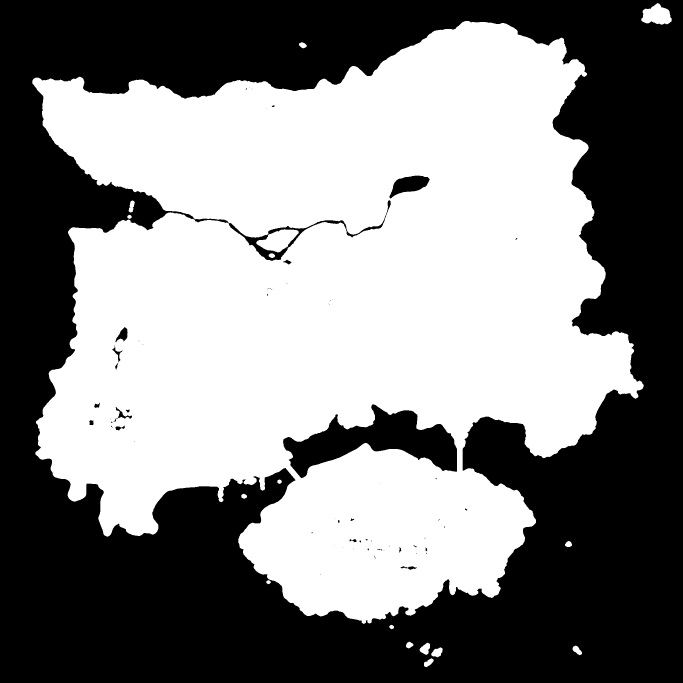
#> input picture data/masks/erangel_mask.png, 2048 x 2048 px (shown at 1/3 size)
$ python terrain_mask_generator.py -i data/masks/erangel_mask.png
#> lines starting #> are read from the running program, lines starting #| are printed output that depends on the picture; after the words box and inside, x2 and y2 are one past the last pixel; in counts of white or black regions, pixels touching at a corner belong together
#> in main, img is the input picture: shape (2048, 2048, 3); 51.4% white; 67 black regions (44 under 20 px), largest, box (x1, y1, x2, y2) and area: (0, 0, 2048, 2048) 1981764, (849, 1213, 1371, 1435) 50934, (1168, 527, 1289, 596) 4489
"""
BGMI Offline Multi-Stage Zone Predictor - Option 1: Terrain Mask Generator
Extracts a high-precision binary terrain mask from an Erangel map image using OpenCV and NumPy.
Walkable land is marked as 255 (white) and water bodies/oceans are marked as 0 (black).
"""

import os
import argparse
import numpy as np
import cv2


# [56 lines left out: function generate_synthetic_erangel_map, not called in this run]


def extract_terrain_mask(
    image: np.ndarray,
    blur_kernel: int = 5,
    morph_kernel_size: int = 7,
    erosion_iterations: int = 1,
    dilation_iterations: int = 2
) -> np.ndarray:
    """
    Extracts a binary terrain mask from the given map image.
    Walkable Land = 255 (White), Water/Ocean = 0 (Black).

    Processing Pipeline:
      1. Color Space Conversion (BGR -> HSV and RGB analysis)
      2. Water Color Thresholding (Hue range for ocean/rivers + RGB water dominance)
      3. Median Blur for pixel noise reduction
      4. Morphological Opening (removes tiny isolated water artifacts on land)
      5. Morphological Closing (closes small gaps across bridges and roads)
      6. Erosion & Dilation for clean coastline boundary delineation
    """
#> called with blur_kernel = 5, morph_kernel_size = 7, erosion_iterations = 1, dilation_iterations = 2
    h, w = image.shape[:2]
#> h = 2048; w = 2048
    print(f"[Terrain Mask] Processing image size: {w}x{h}...")
#> (printed output is left out)

    # Step 1: Color Space Conversion
    hsv = cv2.cvtColor(image, cv2.COLOR_BGR2HSV)
#> hsv: shape (2048, 2048, 3); mean H, S, V 0, 0, 130.9
    b_channel = image[:, :, 0].astype(np.int16)
    g_channel = image[:, :, 1].astype(np.int16)
    r_channel = image[:, :, 2].astype(np.int16)

    # Step 2: Multi-Criteria Water Thresholding
    # Criteria A: HSV blue/cyan spectrum (H in [85, 140], S >= 25, V >= 25)
    lower_hsv_water = np.array([85, 25, 25], dtype=np.uint8)
    upper_hsv_water = np.array([140, 255, 255], dtype=np.uint8)
    hsv_water_mask = cv2.inRange(hsv, lower_hsv_water, upper_hsv_water)
#> hsv_water_mask: shape (2048, 2048); every value is 0

    # Criteria B: Blue channel dominance (B > R + 15 and B > G - 10)
    rgb_water_condition = (b_channel > (r_channel + 15)) & (b_channel > (g_channel - 15))
    rgb_water_mask = np.where(rgb_water_condition, 255, 0).astype(np.uint8)

    # Combine water masks (Logical OR: marked as water if matching either signature)
    combined_water = cv2.bitwise_or(hsv_water_mask, rgb_water_mask)

    # Invert to obtain initial Land mask: Land = 255, Water = 0
    land_mask = cv2.bitwise_not(combined_water)
#> land_mask: shape (2048, 2048); every value is 255

    # Step 3: Noise Filtering
    if blur_kernel > 1:
        if blur_kernel % 2 == 0:
            blur_kernel += 1
        land_mask = cv2.medianBlur(land_mask, blur_kernel)

    # Step 4 & 5: Morphological Operations
    kernel = cv2.getStructuringElement(cv2.MORPH_ELLIPSE, (morph_kernel_size, morph_kernel_size))

    # Opening: removes false-positive land pixels in the middle of the sea (e.g. boats, glare)
    opened = cv2.morphologyEx(land_mask, cv2.MORPH_OPEN, kernel, iterations=1)

    # Closing: fills small holes and retains bridge connections across rivers
    closed = cv2.morphologyEx(opened, cv2.MORPH_CLOSE, kernel, iterations=1)

    # Step 6: Coastline Refinement (Erosion & Dilation)
    # Erode to eliminate ragged coastline artifacts, then Dilate to restore landmass contours
    eroded = cv2.erode(closed, kernel, iterations=erosion_iterations)
    dilated = cv2.dilate(eroded, kernel, iterations=dilation_iterations)

    # Ensure strictly binary 0 or 255 output
    _, final_mask = cv2.threshold(dilated, 127, 255, cv2.THRESH_BINARY)

    land_percentage = (np.count_nonzero(final_mask == 255) / (w * h)) * 100.0
#> land_percentage = 100
    print(f"[Terrain Mask] Extraction complete. Walkable land area: {land_percentage:.2f}%")
#| [Terrain Mask] Extraction complete. Walkable land area: 100.00%
    return final_mask


def save_terrain_mask(mask: np.ndarray, output_path: str, preview_path: str = None, original_image: np.ndarray = None):
    """
    Saves the final binary mask to disk and optionally exports a visual side-by-side preview.
    """
#> called with output_path = 'data/masks/erangel_mask.png', preview_path = 'outputs/erangel_mask_preview.png'
    os.makedirs(os.path.dirname(output_path) or '.', exist_ok=True)
    cv2.imwrite(output_path, mask)
    print(f"[Terrain Mask] Binary terrain mask saved to: {output_path}")

    if preview_path and original_image is not None:
        os.makedirs(os.path.dirname(preview_path) or '.', exist_ok=True)
        # Create 1024x1024 side-by-side comparison thumbnail
        preview_h = 1024
        aspect = original_image.shape[1] / original_image.shape[0]
#> aspect = 1
        preview_w = int(preview_h * aspect)
#> preview_w = 1024

        orig_thumb = cv2.resize(original_image, (preview_w, preview_h), interpolation=cv2.INTER_AREA)
        mask_bgr = cv2.cvtColor(cv2.resize(mask, (preview_w, preview_h), interpolation=cv2.INTER_NEAREST), cv2.COLOR_GRAY2BGR)
#> mask_bgr: shape (1024, 1024, 3); every value is 255

        # Highlight walkable land in semi-transparent green overlay on original
        overlay = orig_thumb.copy()
        green_tint = np.zeros_like(orig_thumb)
        green_tint[:, :] = [0, 220, 0]
        land_bool = mask_bgr[:, :, 0] > 127
#> land_bool: shape (1024, 1024) bool; every value is 1
        overlay[land_bool] = cv2.addWeighted(orig_thumb[land_bool], 0.6, green_tint[land_bool], 0.4, 0)
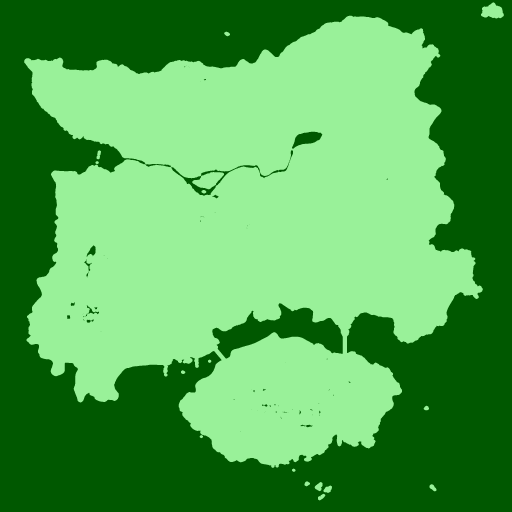
#> overlay: shape (1024, 1024, 3) (shown at 1/2 size); mean B, G, R 78.6, 166.6, 78.6

        side_by_side = np.hstack([orig_thumb, overlay, mask_bgr])
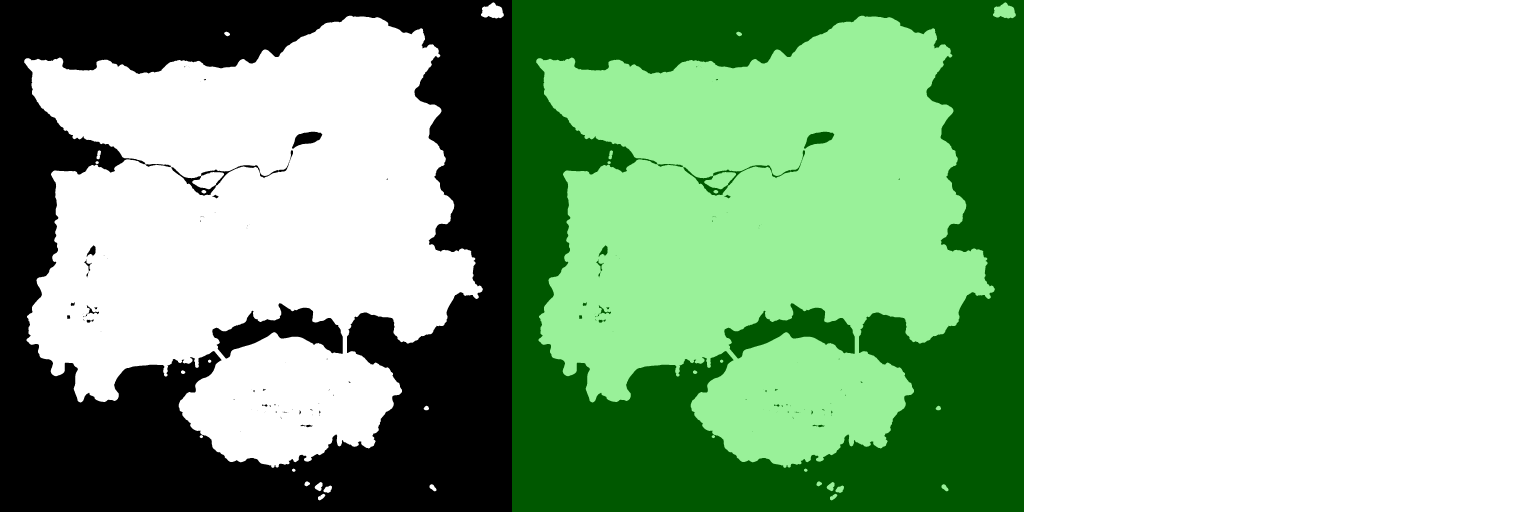
#> side_by_side: shape (1024, 3072, 3) (shown at 1/2 size); mean B, G, R 154.8, 184.2, 154.8
        cv2.imwrite(preview_path, side_by_side)
        print(f"[Terrain Mask] Visual preview saved to: {preview_path}")


def main():
    parser = argparse.ArgumentParser(description="BGMI Offline Zone Predictor - Terrain Mask Generator")
    parser.add_argument("--input", "-i", type=str, default="data/raw/erangel_map.png",
                        help="Path to high-resolution Erangel map image")
    parser.add_argument("--output", "-o", type=str, default="data/masks/erangel_mask.png",
                        help="Path to output binary mask (walkable land=255, water=0)")
    parser.add_argument("--preview", "-p", type=str, default="outputs/erangel_mask_preview.png",
                        help="Path to output side-by-side preview")
    parser.add_argument("--generate-synthetic", action="store_true",
                        help="Generate a synthetic Erangel map if raw asset is not available")
    parser.add_argument("--size", type=int, default=2048,
                        help="Dimension (pixels) for synthetic map generation (default 2048, up to 8000)")
    args = parser.parse_args()

    # If raw input does not exist or user requested synthetic generation
    if not os.path.exists(args.input) or args.generate_synthetic:
        print(f"[Terrain Mask] Input '{args.input}' not found or synthetic generation requested.")
        img = generate_synthetic_erangel_map(args.input, size=(args.size, args.size))
    else:
        print(f"[Terrain Mask] Loading map image from: {args.input}")
        img = cv2.imread(args.input)
        if img is None:
            raise FileNotFoundError(f"Failed to load image from {args.input}")

    mask = extract_terrain_mask(img)
    save_terrain_mask(mask, args.output, args.preview, original_image=img)


if __name__ == "__main__":
    main()
